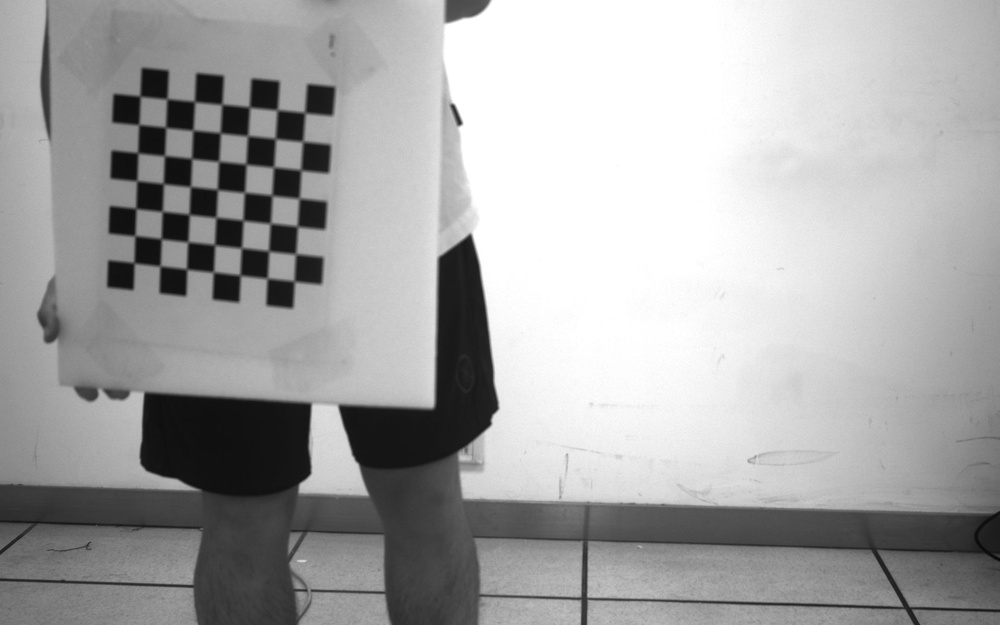
#> input picture trajectoryPrediction/calibration/r/M280-G-Snapshot-20220725152707-774380044.JPG, 1000 x 625 px, shrunk from 1920 x 1200 before the run; its folder holds only this picture in this run
$ python calibration.py
#> lines starting #> are read from the running program, lines starting #| are printed output that depends on the picture; after the words box and inside, x2 and y2 are one past the last pixel; in counts of white or black regions, pixels touching at a corner belong together; long printed decimals are rounded
import cv2
import numpy as np
import glob

# 设置寻找亚像素角点的参数，采用的停止准则是最大循环次数30和最大误差容限0.001
criteria = (cv2.TERM_CRITERIA_MAX_ITER | cv2.TERM_CRITERIA_EPS, 30, 0.001)
# 获取标定板角点的位置
objp = np.zeros((7 * 7, 3), np.float32)
objp[:, :2] = np.mgrid[0:7, 0:7].T.reshape(-1, 2)  # 将世界坐标系建在标定板上，所有点的Z坐标全部为0，所以只需要赋值x和y
obj_points = []  # 存储3D点
img_points = []  # 存储2D点
images = glob.glob("D:\project/trajectoryPrediction/trajectoryPrediction\calibration/r\*.jpg")
for fname in images:
    img = cv2.imread(fname)
#> img is the input picture: shape (625, 1000, 3); min 7, max 255, mean 165.7
    # cv2.imshow('img', img)
    gray = cv2.cvtColor(img, cv2.COLOR_BGR2GRAY)
    size = gray.shape[::-1]
#> size = (1000, 625)
    ret, corners = cv2.findChessboardCorners(gray, (7, 7), None)
#> ret = True; corners = 49 rows, first 8: [139.3, 95.77], [165.9, 98.73], [193.6, 101.3], [219.9, 104.2], [249, 107.5], [277.5, 110], [305, 112.5], [138.4, 124.5]
    # print(ret)
    if ret:
        obj_points.append(objp)
    corners2 = cv2.cornerSubPix(gray, corners, (5, 5), (-1, -1), criteria)  # 在原角点的基础上寻找亚像素角点
#> corners2 = 49 rows, first 8: [140, 96.11], [166.9, 98.78], [194.4, 101.6], [221.8, 104.3], [249.4, 107.1], [277.1, 109.8], [304.7, 112.6], [138.8, 124.6]
    # print(corners2)
    if [corners2]:
        img_points.append(corners2)
    else:
        img_points.append(corners)

    cv2.drawChessboardCorners(img, (8, 6), corners, ret)  # 记住，OpenCV的绘制函数一般无返回值
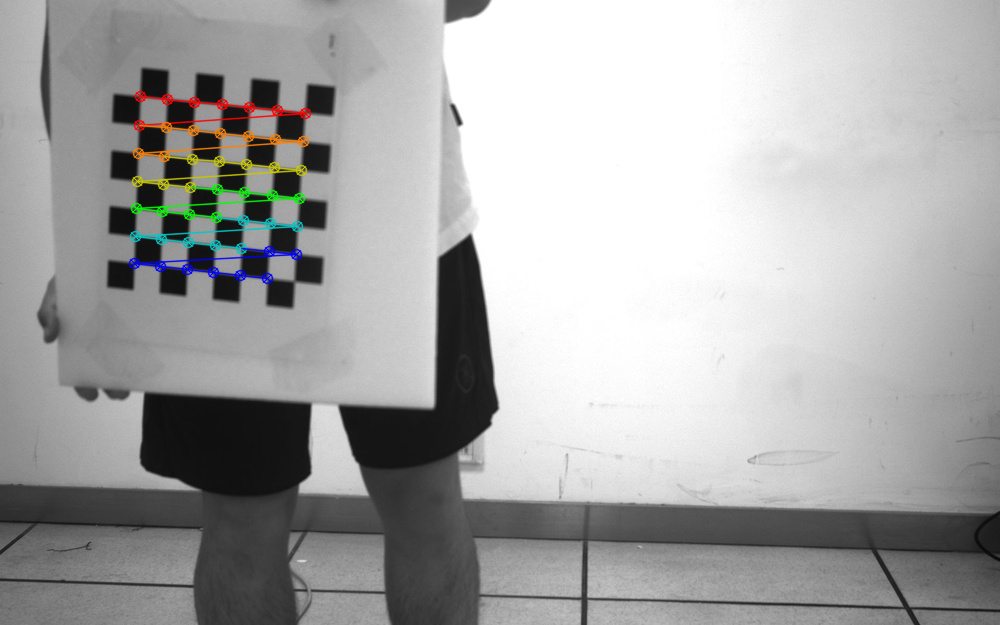
#> img: shape (625, 1000, 3); 1.58% of pixels changed, all inside (x1, y1, x2, y2) = (128, 90, 312, 285)
    # cv2.imshow('img', img)
    # cv2.waitKey(2000)

# print(len(img_points))
cv2.destroyAllWindows()
# 标定
ret, mtx, dist, rvecs, tvecs = cv2.calibrateCamera(obj_points, img_points, size, None, None)
#> ret = 0.108; mtx = [[950.7, 0, 417.9], [0, 932.2, 403.1], [0, 0, 1]]; dist = [[0.0186, -1.47, -0.0426, -0.018, 3.79]]; rvecs = ([0.165, 0.0503, 0.101],); tvecs = ([-9.94, -11.06, 34.9],)
print("ret:", ret)
#| ret: 0.1083
print("mtx:\n", mtx)  # 内参数矩阵
#| mtx:
#|  [[950.651   0.         417.892]
#|  [  0.         932.229 403.115]
#|  [  0.           0.           1.        ]]
print("dist:\n", dist)  # 畸变系数 distortion cofficients = (k_1,k_2,p_1,p_2,k_3)
#| dist:
#|  [[ 0.0186 -1.466 -0.04262 -0.01804  3.792]]
print("rvecs:\n", rvecs)  # 旋转向量 # 外参数
#| rvecs:
#|  (array([[0.1646],
#|        [0.05032 ],
#|        [0.1011]]),)
print("tvecs:\n", tvecs)  # 平移向量 # 外参数
#| tvecs:
#|  (array([[ -9.943],
#|        [-11.061],
#|        [ 34.903]]),)
print("-----------------------------------------------------")
